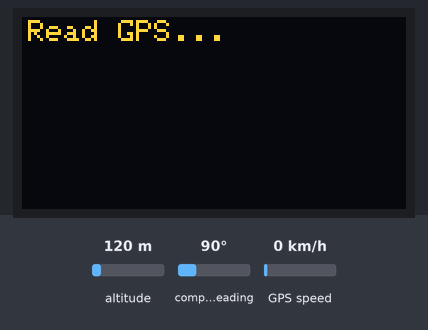
Recording of a sketch running on a simulated Arduino Uno, built with avr-gcc and run on an emulated ATmega328P. Shown: 128×64 one-colour display. The inputs (shaded band) are chosen by the test bench; at power-on: altitude 120 m, compass heading 90°, GPS speed 0 km/h. The OLED is the two-colour kind (top 16 rows yellow); the display library's start-up logo is not drawn; the GPS gets a fix after 3 s at 37.7749, -122.4194 with 8 satellites.

Above: at 1.7 s.
At 2.8 s:
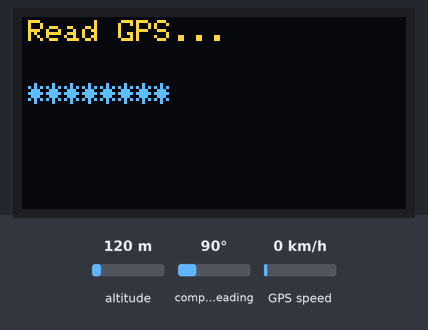
At 3.91 s:
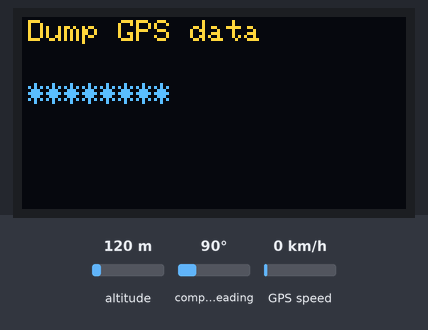
At 20.87 s:
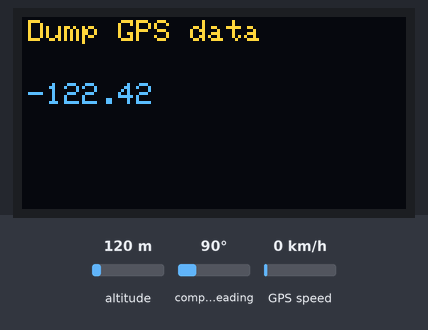
At 38.0 s:
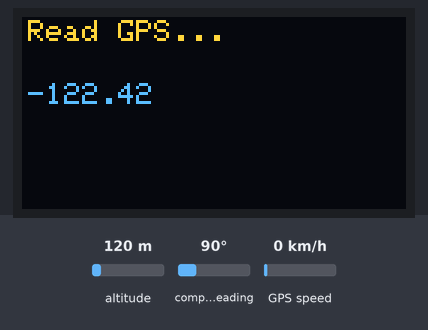

Measured:
- what the display in image 0 shows lasts 1.0 s, from 1.6 s to 2.6 s
- what the display in image 1 shows lasts 1.2 s, from 2.7 s to 3.9 s
- what the display in image 4 shows lasts 1.1 s, from 37.9 s to 39.0 s

The sketch:

test_with_gps_device.ino
```cpp
#include <SoftwareSerial.h>
#include <TinyGPS.h>
#include "Adafruit_SSD1306.h"

#define OLED_RESET 8
Adafruit_SSD1306 display(OLED_RESET);

/* This sample code demonstrates the normal use of a TinyGPS object.
   It requires the use of SoftwareSerial, and assumes that you have a
   4800-baud serial GPS device hooked up on pins 3(rx) and 4(tx).
*/
TinyGPS gps;
SoftwareSerial nss(2, 3);

static void gpsdump(TinyGPS &gps);
static bool feedgps();
static void print_float(float val, float invalid, int len, int prec);
static void print_int(unsigned long val, unsigned long invalid, int len);
static void print_date(TinyGPS &gps);
static void print_str(const char *str, int len);

char endCheck[2] = {0x00, 0x00};

void setup() {
  display.begin(SSD1306_SWITCHCAPVCC, 0x3c);  // initialize
  display.display();
  delay(1500);
  display.clearDisplay();

  //Serial.begin(9600);
  nss.begin(9600);

  drawText(0, "Initializing...");

  /*Serial.print("Testing TinyGPS library v. "); Serial.println(TinyGPS::library_version());
  Serial.println("by Mikal Hart");
  Serial.println();
  Serial.print("Sizeof(gpsobject) = "); Serial.println(sizeof(TinyGPS));
  Serial.println();
  Serial.println("Sats HDOP Latitude Longitude Fix  Date       Time       Date Alt     Course Speed Card  Distance Course Card  Chars Sentences Checksum");
  Serial.println("          (deg)    (deg)     Age                        Age  (m)     --- from GPS ----  ---- to London  ----  RX    RX        Fail");
  Serial.println("--------------------------------------------------------------------------------------------------------------------------------------");*/
}

void loop() {
  bool newdata = false;
  unsigned long start = millis();

  // Every second we print an update
  while (millis() - start < 1000) {
    if (feedgps())
      newdata = true;
  }

  gpsdump(gps);
}

void drawText(int line, String message) {
    display.setTextSize(1);
    display.setTextColor(WHITE);
    if(line == 0) {
        display.fillRect(0, 0, 128, 21, BLACK);
        display.setCursor(2, 1);
    } else if(line == 1) {
        display.fillRect(0, 21, 128, 21, BLACK);
        display.setCursor(2, 22);
    } else {
        display.fillRect(0, 42, 128, 21, BLACK);
        display.setCursor(2, 42);
    }
    display.print(message);
    display.display();
    delay(10);
}

static void gpsdump(TinyGPS &gps) {
  drawText(0, "Dump GPS data");
  float flat, flon;
  unsigned long age, date, time, chars = 0;
  unsigned short sentences = 0, failed = 0;
  static const float LONDON_LAT = 51.508131, LONDON_LON = -0.128002;

  /*print_int(gps.satellites(), TinyGPS::GPS_INVALID_SATELLITES, 5);
  print_int(gps.hdop(), TinyGPS::GPS_INVALID_HDOP, 5);*/
  gps.f_get_position(&flat, &flon, &age);
  print_float(flat, TinyGPS::GPS_INVALID_F_ANGLE, 9, 5);
  print_float(flon, TinyGPS::GPS_INVALID_F_ANGLE, 10, 5);
  /*print_int(age, TinyGPS::GPS_INVALID_AGE, 5);

  print_date(gps);

  print_float(gps.f_altitude(), TinyGPS::GPS_INVALID_F_ALTITUDE, 8, 2);
  print_float(gps.f_course(), TinyGPS::GPS_INVALID_F_ANGLE, 7, 2);
  print_float(gps.f_speed_kmph(), TinyGPS::GPS_INVALID_F_SPEED, 6, 2);
  print_str(gps.f_course() == TinyGPS::GPS_INVALID_F_ANGLE ? "*** " : TinyGPS::cardinal(gps.f_course()), 6);
  print_int(flat == TinyGPS::GPS_INVALID_F_ANGLE ? 0UL : (unsigned long)TinyGPS::distance_between(flat, flon, LONDON_LAT, LONDON_LON) / 1000, 0xFFFFFFFF, 9);
  print_float(flat == TinyGPS::GPS_INVALID_F_ANGLE ? 0.0 : TinyGPS::course_to(flat, flon, 51.508131, -0.128002), TinyGPS::GPS_INVALID_F_ANGLE, 7, 2);
  print_str(flat == TinyGPS::GPS_INVALID_F_ANGLE ? "*** " : TinyGPS::cardinal(TinyGPS::course_to(flat, flon, LONDON_LAT, LONDON_LON)), 6);

  gps.stats(&chars, &sentences, &failed);
  print_int(chars, 0xFFFFFFFF, 6);
  print_int(sentences, 0xFFFFFFFF, 10);
  print_int(failed, 0xFFFFFFFF, 9);*/
  //Serial.println();
}

static void print_int(unsigned long val, unsigned long invalid, int len) {
  /*char sz[32];
  if (val == invalid)
    strcpy(sz, "*******");
  else
    sprintf(sz, "%ld", val);
  sz[len] = 0;
  for (int i=strlen(sz); i<len; ++i)
    sz[i] = ' ';
  if (len > 0)
    sz[len-1] = ' ';
  Serial.print(sz);*/
  feedgps();
}

static void print_float(float val, float invalid, int len, int prec) {
  if(val == invalid)
    drawText(1, "********");
  else
    drawText(1, String(val));
  /*char sz[32];
  if (val == invalid)
  {
    strcpy(sz, "*******");
    sz[len] = 0;
        if (len > 0)
          sz[len-1] = ' ';
    for (int i=7; i<len; ++i)
        sz[i] = ' ';
    Serial.print(sz);
  }
  else
  {
    Serial.print(val, prec);
    int vi = abs((int)val);
    int flen = prec + (val < 0.0 ? 2 : 1);
    flen += vi >= 1000 ? 4 : vi >= 100 ? 3 : vi >= 10 ? 2 : 1;
    for (int i=flen; i<len; ++i)
      Serial.print(" ");
  }*/
  feedgps();
}

static void print_date(TinyGPS &gps) {
  /*int year;
  byte month, day, hour, minute, second, hundredths;
  unsigned long age;
  gps.crack_datetime(&year, &month, &day, &hour, &minute, &second, &hundredths, &age);
  if (age == TinyGPS::GPS_INVALID_AGE)
    Serial.print("*******    *******    ");
  else {
    char sz[32];
    sprintf(sz, "%02d/%02d/%02d %02d:%02d:%02d   ",
        month, day, year, hour, minute, second);
    Serial.print(sz);
  }
  print_int(age, TinyGPS::GPS_INVALID_AGE, 5);*/
  feedgps();
}

static void print_str(const char *str, int len) {
  /*int slen = strlen(str);
  for (int i=0; i<len; ++i)
    Serial.print(i<slen ? str[i] : ' ');*/
  feedgps();
}

static bool feedgps() {
  drawText(0, "Read GPS...");
  while (nss.available()) {
    char chr = nss.read();
    endCheck[0] = endCheck[1];
    endCheck[1] = chr;
    gps.encode(chr);
    if(endCheck[0] == 0x13 && endCheck[1] == 0x10)  // End of transmission (CR-LF)
      return true;
  }
  return false;
}
```

Source omitted: glcdfont.c (data table, 8341 bytes)
